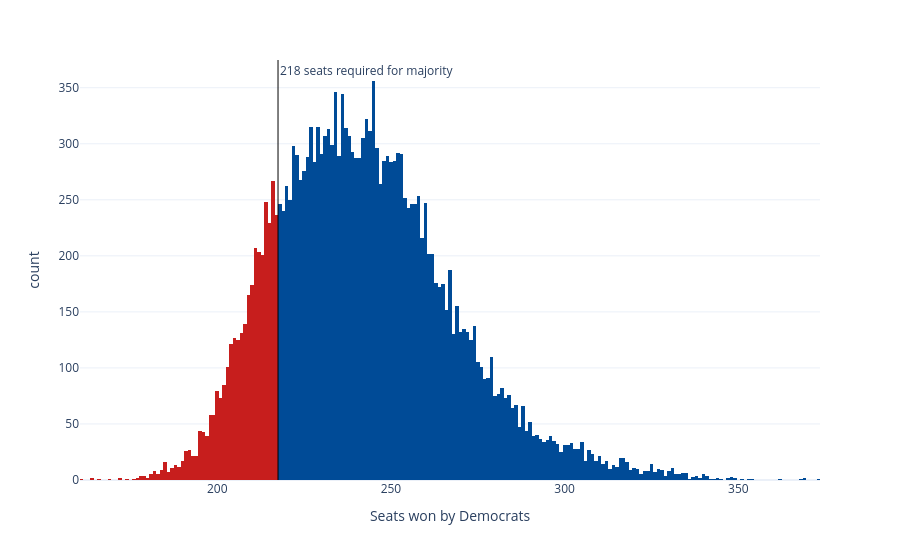

The cell this chart's notebook holds for it:
### Code cell
sims_hist = px.histogram(seat_sims, x='seats', nbins=np.unique(seat_sims['seats']).shape[0]*2, color='winner',
                         color_discrete_map={'Democrats': '#004b97', 'Republicans': '#c71e1d'},
                         labels={'seats':'Seats won by Democrats', 'winner': 'Winner'}, template='plotly_white')
sims_hist.update_traces(showlegend=False)
sims_hist.add_vline(x=217.5, line_width=1, line_color='black', annotation_text='218 seats required for majority', 
                    annotation_position='top right')
sims_hist

### Figure 1 — Plotly figure (JSON) as saved in the notebook; plotly's stock layout.template omitted (floating-point values rounded to 4 significant figures; data arrays with more than 128 entries replaced by an {"elided": "..."} marker saying what was removed)
{"data": [{"bingroup": "x", "hovertemplate": "Winner=Democrats<br>Seats won by Democrats=%{x}<br>count=%{y}<extra></extra>", "legendgroup": "Democrats", "marker": {"color": "#004b97", "pattern": {"shape": ""}}, "name": "Democrats", "nbinsx": 372, "orientation": "v", "showlegend": false, "type": "histogram", "x": {"elided": "16628 int values"}, "xaxis": "x", "yaxis": "y"}, {"bingroup": "x", "hovertemplate": "Winner=Republicans<br>Seats won by Democrats=%{x}<br>count=%{y}<extra></extra>", "legendgroup": "Republicans", "marker": {"color": "#c71e1d", "pattern": {"shape": ""}}, "name": "Republicans", "nbinsx": 372, "orientation": "v", "showlegend": false, "type": "histogram", "x": {"elided": "3372 int values"}, "xaxis": "x", "yaxis": "y"}], "layout": {"annotations": [{"showarrow": false, "text": "218 seats required for majority", "x": 217.5, "xanchor": "left", "xref": "x", "y": 1, "yanchor": "top", "yref": "y domain"}], "barmode": "relative", "legend": {"title": {"text": "Winner"}, "tracegroupgap": 0}, "margin": {"t": 60}, "shapes": [{"line": {"color": "black", "width": 1}, "type": "line", "x0": 217.5, "x1": 217.5, "xref": "x", "y0": 0, "y1": 1, "yref": "y domain"}], "xaxis": {"anchor": "y", "domain": [0, 1], "title": {"text": "Seats won by Democrats"}}, "yaxis": {"anchor": "x", "domain": [0, 1], "title": {"text": "count"}}}}
